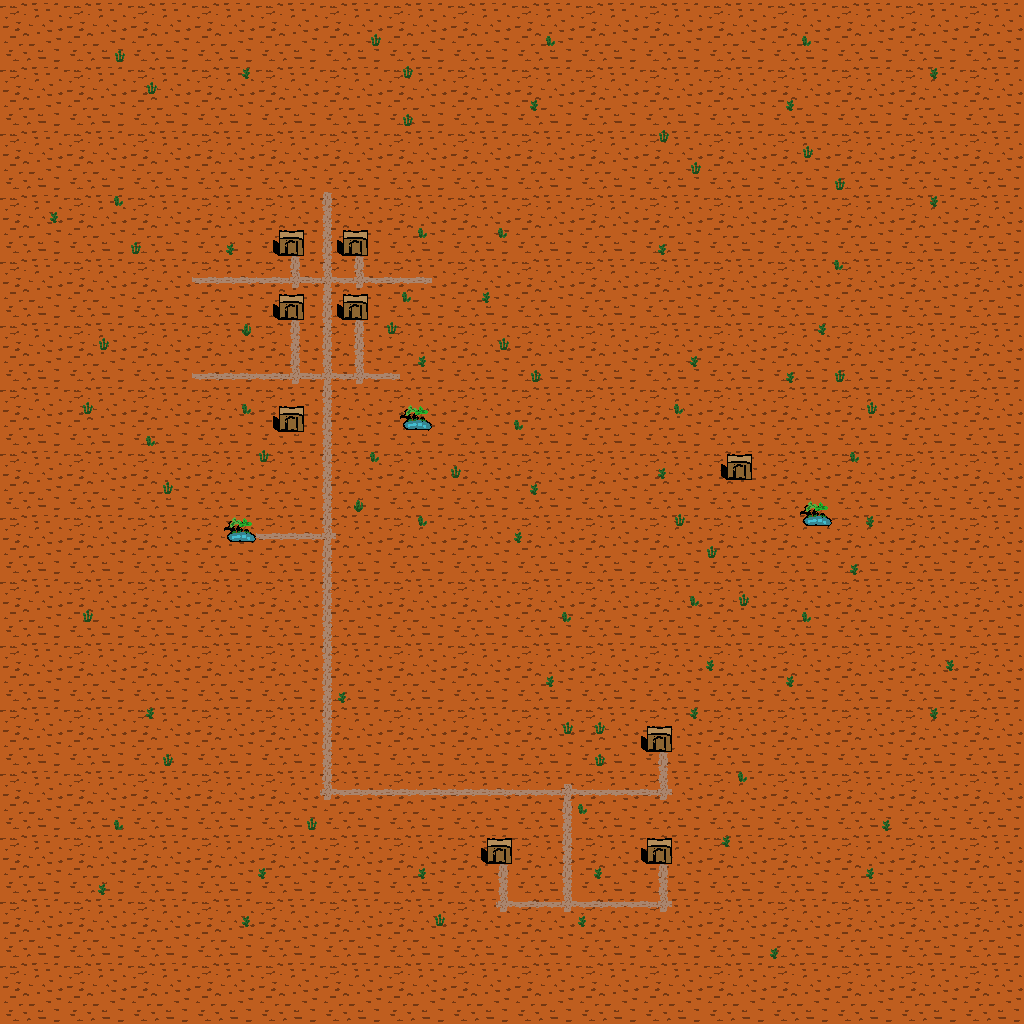

Rendered tile map (Tiled .tmx) drawn with the repository's tilesets; below, a short description and the map source with its tile grids summarised:
An orthogonal 64x64 tile map with 16x16 px tiles, 2 tile layers (tiles, features), 3 hidden layers not drawn, 4 tilesets.

<map version="1.0" orientation="orthogonal" width="64" height="64" tilewidth="16" tileheight="16">
 <tileset firstgid="1" name="tiles" tilewidth="16" tileheight="16">
  <image source="tiles.png" width="800" height="600" />
 </tileset>
 <tileset firstgid="1851" name="char-1" tilewidth="16" tileheight="16">
  <image source="char-1.png" width="800" height="600" />
 </tileset>
 <tileset firstgid="3701" name="gameplay-tiles" tilewidth="16" tileheight="16">
  <image source="gameplay-tiles.png" width="800" height="600" />
 </tileset>
 <tileset firstgid="5551" name="quest-tiles" tilewidth="16" tileheight="16">
  <image source="quest-tiles.png" width="64" height="16" />
 </tileset>
 <layer name="tiles" width="64" height="64">
  <data>[4096 cells, 4096 non-empty, 16 distinct tile ids]</data>
 </layer>
 <layer name="features" width="64" height="64">
  <data>[4096 cells, 257 non-empty, 18 distinct tile ids]</data>
 </layer>
 <layer name="characters" width="64" height="64" visible="0">
  <data>[4096 cells, 12 non-empty, 4 distinct tile ids]</data>
 </layer>
 <layer name="gameplay" width="64" height="64" visible="0" opacity="0.57">
  <data>[4096 cells, 1024 non-empty, 6 distinct tile ids]</data>
 </layer>
 <layer name="quests" width="64" height="64" visible="0" opacity="0.68">
  <data>[4096 cells, 4 non-empty, 4 distinct tile ids]</data>
 </layer>
</map>